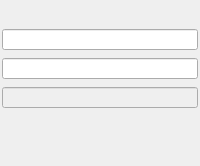
               <widget class="QFrame" name="frame_9">
                <property name="frameShape">
                 <enum>QFrame::NoFrame</enum>
                </property>
                <property name="frameShadow">
                 <enum>QFrame::Raised</enum>
                </property>
                <property name="lineWidth">
                 <number>0</number>
                </property>
                <layout class="QGridLayout" name="gridLayout_8" rowstretch="1,1,1,1,1,1,1,1">
                 <property name="leftMargin">
                  <number>2</number>
                 </property>
                 <property name="topMargin">
                  <number>2</number>
                 </property>
                 <property name="rightMargin">
                  <number>2</number>
                 </property>
                 <property name="bottomMargin">
                  <number>2</number>
                 </property>
                 <property name="horizontalSpacing">
                  <number>2</number>
                 </property>
                 <property name="verticalSpacing">
                  <number>8</number>
                 </property>
                 <item row="5" column="0">
                  <widget class="PyDMLineEdit" name="PyDMLineEdit_12">
                   <property name="enabled">
                    <bool>false</bool>
                   </property>
                   <property name="sizePolicy">
                    <sizepolicy hsizetype="Preferred" vsizetype="Preferred">
                     <horstretch>1</horstretch>
                     <verstretch>1</verstretch>
                    </sizepolicy>
                   </property>
                   <property name="maximumSize">
                    <size>
                     <width>16777215</width>
                     <height>16777215</height>
                    </size>
                   </property>
                   <property name="font">
                    <font>
                     <pointsize>8</pointsize>
                    </font>
                   </property>
                   <property name="toolTip">
                    <string/>
                   </property>
                   <property name="channel" stdset="0">
                    <string>ca://${DEVICE}:WFENG${ENG}_FRAFTTRG2</string>
                   </property>
                  </widget>
                 </item>
                 <item row="3" column="0">
                  <widget class="PyDMLineEdit" name="PyDMLineEdit_10">
                   <property name="sizePolicy">
                    <sizepolicy hsizetype="Preferred" vsizetype="Preferred">
                     <horstretch>1</horstretch>
                     <verstretch>1</verstretch>
                    </sizepolicy>
                   </property>
                   <property name="maximumSize">
                    <size>
                     <width>16777215</width>
                     <height>16777215</height>
                    </size>
                   </property>
                   <property name="font">
                    <font>
                     <pointsize>8</pointsize>
                    </font>
                   </property>
                   <property name="toolTip">
                    <string/>
                   </property>
                   <property name="readOnly">
                    <bool>false</bool>
                   </property>
                   <property name="channel" stdset="0">
                    <string>ca://${DEVICE}:WFENG${ENG}_STARTADDR2</string>
                   </property>
                   <property name="displayFormat" stdset="0">
                    <enum>PyDMLineEdit::Hex</enum>
                   </property>
                  </widget>
                 </item>
                 <item row="1" column="0">
                  <widget class="PyDMEnumButton" name="PyDMEnumButton_11">
                   <property name="sizePolicy">
                    <sizepolicy hsizetype="Preferred" vsizetype="Preferred">
                     <horstretch>1</horstretch>
                     <verstretch>1</verstretch>
                    </sizepolicy>
                   </property>
                   <property name="minimumSize">
                    <size>
                     <width>0</width>
                     <height>0</height>
                    </size>
                   </property>
                   <property name="maximumSize">
                    <size>
                     <width>16777215</width>
                     <height>48</height>
                    </size>
                   </property>
                   <property name="font">
                    <font>
                     <pointsize>8</pointsize>
                    </font>
                   </property>
                   <property name="toolTip">
                    <string/>
                   </property>
                   <property name="styleSheet">
                    <string notr="true">QPushButton{font: 8px;}</string>
                   </property>
                   <property name="channel" stdset="0">
                    <string>ca://${DEVICE}:WFENG${ENG}_MODE2</string>
                   </property>
                   <property name="orientation" stdset="0">
                    <enum>Qt::Horizontal</enum>
                   </property>
                   <property name="marginTop" stdset="0">
                    <number>0</number>
                   </property>
                   <property name="marginBottom" stdset="0">
                    <number>0</number>
                   </property>
                   <property name="marginLeft" stdset="0">
                    <number>0</number>
                   </property>
                   <property name="marginRight" stdset="0">
                    <number>0</number>
                   </property>
                   <property name="horizontalSpacing" stdset="0">
                    <number>0</number>
                   </property>
                   <property name="verticalSpacing" stdset="0">
                    <number>0</number>
                   </property>
                  </widget>
                 </item>
                 <item row="6" column="0">
                  <widget class="PyDMLabel" name="PyDMLabel_11">
                   <property name="sizePolicy">
                    <sizepolicy hsizetype="Preferred" vsizetype="Preferred">
                     <horstretch>1</horstretch>
                     <verstretch>1</verstretch>
                    </sizepolicy>
                   </property>
                   <property name="minimumSize">
                    <size>
                     <width>0</width>
                     <height>20</height>
                    </size>
                   </property>
                   <property name="maximumSize">
                    <size>
                     <width>16777215</width>
                     <height>28</height>
                    </size>
                   </property>
                   <property name="font">
                    <font>
                     <pointsize>8</pointsize>
                    </font>
                   </property>
                   <property name="toolTip">
                    <string/>
                   </property>
                   <property name="styleSheet">
                    <string notr="true"/>
                   </property>
                   <property name="text">
                    <string/>
                   </property>
                   <property name="channel" stdset="0">
                    <string>ca://${DEVICE}:WFENG${ENG}_WRADDR2</string>
                   </property>
                   <property name="displayFormat" stdset="0">
                    <enum>PyDMLabel::Hex</enum>
                   </property>
                  </widget>
                 </item>
                 <item row="2" column="0">
                  <widget class="PyDMEnumButton" name="PyDMEnumButton_12">
                   <property name="sizePolicy">
                    <sizepolicy hsizetype="Preferred" vsizetype="Preferred">
                     <horstretch>1</horstretch>
                     <verstretch>1</verstretch>
                    </sizepolicy>
                   </property>
                   <property name="minimumSize">
                    <size>
                     <width>0</width>
                     <height>0</height>
                    </size>
                   </property>
                   <property name="maximumSize">
                    <size>
                     <width>16777215</width>
                     <height>48</height>
                    </size>
                   </property>
                   <property name="font">
                    <font>
                     <pointsize>8</pointsize>
                    </font>
                   </property>
                   <property name="toolTip">
                    <string/>
                   </property>
                   <property name="styleSheet">
                    <string notr="true">QPushButton{font: 8px;}</string>
                   </property>
                   <property name="channel" stdset="0">
                    <string>ca://${DEVICE}:WFENG${ENG}_MSGDEST2</string>
                   </property>
                   <property name="orientation" stdset="0">
                    <enum>Qt::Horizontal</enum>
                   </property>
                   <property name="marginTop" stdset="0">
                    <number>0</number>
                   </property>
                   <property name="marginBottom" stdset="0">
                    <number>0</number>
                   </property>
                   <property name="marginLeft" stdset="0">
                    <number>0</number>
                   </property>
                   <property name="marginRight" stdset="0">
                    <number>0</number>
                   </property>
                   <property name="horizontalSpacing" stdset="0">
                    <number>0</number>
                   </property>
                   <property name="verticalSpacing" stdset="0">
                    <number>0</number>
                   </property>
                  </widget>
                 </item>
                 <item row="4" column="0">
                  <widget class="PyDMLineEdit" name="PyDMLineEdit_11">
                   <property name="enabled">
                    <bool>true</bool>
                   </property>
                   <property name="sizePolicy">
                    <sizepolicy hsizetype="Preferred" vsizetype="Preferred">
                     <horstretch>1</horstretch>
                     <verstretch>1</verstretch>
                    </sizepolicy>
                   </property>
                   <property name="maximumSize">
                    <size>
                     <width>16777215</width>
                     <height>16777215</height>
                    </size>
                   </property>
                   <property name="font">
                    <font>
                     <pointsize>8</pointsize>
                    </font>
                   </property>
                   <property name="toolTip">
                    <string/>
                   </property>
                   <property name="readOnly">
                    <bool>false</bool>
                   </property>
                   <property name="channel" stdset="0">
                    <string>ca://${DEVICE}:WFENG${ENG}_ENDADDR2</string>
                   </property>
                   <property name="displayFormat" stdset="0">
                    <enum>PyDMLineEdit::Hex</enum>
                   </property>
                  </widget>
                 </item>
                 <item row="7" column="0">
                  <widget class="PyDMLabel" name="PyDMLabel_12">
                   <property name="sizePolicy">
                    <sizepolicy hsizetype="Preferred" vsizetype="Preferred">
                     <horstretch>1</horstretch>
                     <verstretch>1</verstretch>
                    </sizepolicy>
                   </property>
                   <property name="minimumSize">
                    <size>
                     <width>0</width>
                     <height>20</height>
                    </size>
                   </property>
                   <property name="maximumSize">
                    <size>
                     <width>16777215</width>
                     <height>28</height>
                    </size>
                   </property>
                   <property name="font">
                    <font>
                     <pointsize>8</pointsize>
                    </font>
                   </property>
                   <property name="toolTip">
                    <string/>
                   </property>
                   <property name="styleSheet">
                    <string notr="true"/>
                   </property>
                   <property name="text">
                    <string/>
                   </property>
                   <property name="channel" stdset="0">
                    <string>ca://${DEVICE}:WFENG${ENG}_STATUS2</string>
                   </property>
                  </widget>
                 </item>
                 <item row="0" column="0">
                  <widget class="PyDMEnumButton" name="PyDMEnumButton_10">
                   <property name="sizePolicy">
                    <sizepolicy hsizetype="Preferred" vsizetype="Preferred">
                     <horstretch>1</horstretch>
                     <verstretch>1</verstretch>
                    </sizepolicy>
                   </property>
                   <property name="minimumSize">
                    <size>
                     <width>0</width>
                     <height>0</height>
                    </size>
                   </property>
                   <property name="maximumSize">
                    <size>
                     <width>16777215</width>
                     <height>48</height>
                    </size>
                   </property>
                   <property name="font">
                    <font>
                     <pointsize>8</pointsize>
                    </font>
                   </property>
                   <property name="toolTip">
                    <string/>
                   </property>
                   <property name="styleSheet">
                    <string notr="true">QPushButton{font: 8px;}</string>
                   </property>
                   <property name="channel" stdset="0">
                    <string>ca://${DEVICE}:WFENG${ENG}_ENABLE2</string>
                   </property>
                   <property name="orientation" stdset="0">
                    <enum>Qt::Horizontal</enum>
                   </property>
                   <property name="marginTop" stdset="0">
                    <number>0</number>
                   </property>
                   <property name="marginBottom" stdset="0">
                    <number>0</number>
                   </property>
                   <property name="marginLeft" stdset="0">
                    <number>0</number>
                   </property>
                   <property name="marginRight" stdset="0">
                    <number>0</number>
                   </property>
                   <property name="horizontalSpacing" stdset="0">
                    <number>0</number>
                   </property>
                   <property name="verticalSpacing" stdset="0">
                    <number>0</number>
                   </property>
                  </widget>
                 </item>
                </layout>
               </widget>
